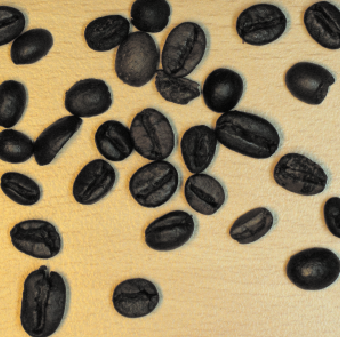
#> input picture tasks/Task-Segmentation/img/coffee.png, 340 x 337 px; the run also reads 1 picture not shown here
$ jupyter execute --allow-errors pronto.ipynb
#> lines starting #> are read from the running program, lines starting #| are printed output that depends on the picture; after the words box and inside, x2 and y2 are one past the last pixel; in counts of white or black regions, pixels touching at a corner belong together
[cell 1]
import numpy as np
import cv2
from skimage.feature import peak_local_max
from skimage.segmentation import watershed
from scipy import ndimage
import matplotlib.pyplot as plt

coffee.png

[cell 2]
image = cv2.imread('img/coffee.png')
#> image is the input picture: shape (337, 340, 3); mean B, G, R 96.1, 130.7, 148.3
gray = cv2.cvtColor(image, cv2.COLOR_BGR2GRAY)

blurred = cv2.GaussianBlur(gray, (5, 5), 0)
_, thresh = cv2.threshold(blurred, 0, 255, cv2.THRESH_BINARY_INV + cv2.THRESH_OTSU)
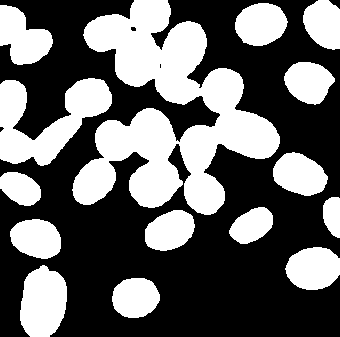
#> thresh: shape (337, 340); 40.2% white; 15 white regions, largest, box (x1, y1, x2, y2) and area: (72, 0, 280, 215) 20762, (0, 78, 112, 166) 4922, (20, 265, 67, 337) 2663

kernel = np.ones((3, 3), np.uint8)
opening = cv2.morphologyEx(thresh, cv2.MORPH_OPEN, kernel, iterations=2)
#> opening: shape (337, 340); 40.1% white; 16 white regions, largest, box (x1, y1, x2, y2) and area: (84, 0, 280, 215) 14258, (73, 108, 182, 208) 6476, (0, 78, 112, 165) 4918

distance_map = ndimage.distance_transform_edt(opening)
coordinates = peak_local_max(distance_map, min_distance=20, labels=opening)
#> coordinates = 28 pairs, first value 20 to 305, second value 20 to 319
mask = np.zeros(distance_map.shape, dtype=bool)
mask[tuple(coordinates.T)] = True
markers, _ = ndimage.label(mask)
labels = watershed(-distance_map, markers, mask=opening)
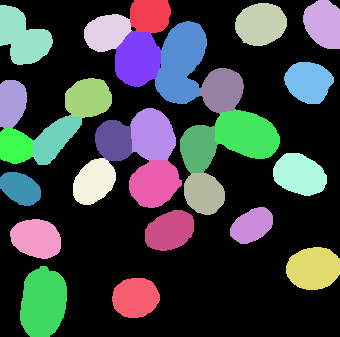
#> labels: shape (337, 340) int32; 29 distinct labels, from 0 to 28; one colour per label, 0 black

plt.figure(figsize=(12, 6))
plt.subplot(1, 2, 1)
plt.imshow(cv2.cvtColor(image, cv2.COLOR_BGR2RGB))
plt.axis('off')

output = image.copy()
for label in np.unique(labels):
    if label == 0:
        continue
    mask = np.zeros(gray.shape, dtype="uint8")
    mask[labels == label] = 255
    contours, _ = cv2.findContours(mask, cv2.RETR_EXTERNAL, cv2.CHAIN_APPROX_SIMPLE)
    cv2.drawContours(output, contours, -1, (0, 255, 0), 2)
#> this loop made 29 passes
#> mask: shape (337, 340); 2.3% white; 1 white region, box (x1, y1, x2, y2) and area: (20, 266, 67, 337) 2660
#> output: shape (337, 340, 3); 11.47% of pixels changed, all inside (x1, y1, x2, y2) = (0, 0, 340, 337)

plt.subplot(1, 2, 2)
plt.imshow(cv2.cvtColor(output, cv2.COLOR_BGR2RGB))
plt.axis('off')
plt.show()

blobs.png

[cell 3]
image = cv2.imread('img/blobs.png', cv2.IMREAD_GRAYSCALE)
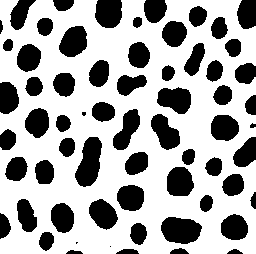
#> input picture tasks/Task-Segmentation/img/blobs.png, 256 x 254 px
#> image: shape (254, 256); 65.8% white; 64 black regions (3 under 20 px), largest, box (x1, y1, x2, y2) and area: (75, 137, 102, 187) 902, (161, 217, 202, 244) 858, (157, 87, 191, 114) 676
original_color = cv2.cvtColor(image, cv2.COLOR_GRAY2BGR)
#> original_color is the input picture: shape (254, 256, 3); 65.8% white; 64 black regions (3 under 20 px), largest, box (x1, y1, x2, y2) and area: (75, 137, 102, 187) 902, (161, 217, 202, 244) 858, (157, 87, 191, 114) 676

blurred = cv2.GaussianBlur(image, (5, 5), 0)
#> blurred: shape (254, 256)
_, binary = cv2.threshold(blurred, 127, 255, cv2.THRESH_BINARY_INV + cv2.THRESH_OTSU)
#> binary: shape (254, 256); 34.2% white; 62 white regions (1 under 20 px), largest, box (x1, y1, x2, y2) and area: (75, 137, 102, 187) 902, (161, 217, 202, 244) 858, (157, 88, 191, 114) 675

kernel = np.ones((3, 3), np.uint8)
cleaned = cv2.morphologyEx(binary, cv2.MORPH_CLOSE, kernel)
#> cleaned: shape (254, 256); 34.2% white; 62 white regions (1 under 20 px)

contours, _ = cv2.findContours(cleaned, cv2.RETR_EXTERNAL, cv2.CHAIN_APPROX_SIMPLE)
#> contours = 62 contours, 3 with area under 20; largest, box (x1, y1, x2, y2) and area: (75, 137, 102, 187) 844, (161, 217, 202, 244) 808, (157, 88, 191, 114) 631, (59, 26, 87, 57) 617, (95, 0, 122, 28) 614

result = original_color.copy()
cv2.drawContours(result, contours, -1, (0, 0, 255), 2)

plt.figure(figsize=(12, 6))
plt.subplot(1, 2, 1)
plt.imshow(image, cmap='gray')
plt.axis('off')

plt.subplot(1, 2, 2)
plt.imshow(cv2.cvtColor(result, cv2.COLOR_BGR2RGB))
plt.axis('off')
plt.show()

rice.tif

[cell 4]
image = cv2.imread('img/rice.tif', cv2.IMREAD_GRAYSCALE)
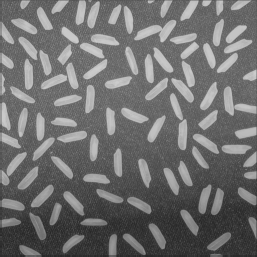
#> input picture tasks/Task-Segmentation/img/rice.tif, 257 x 257 px
#> image is the input picture: shape (257, 257); min 40, max 205, mean 111
original_color = cv2.cvtColor(image, cv2.COLOR_GRAY2BGR)

filtered = cv2.bilateralFilter(image, d=27, sigmaColor=62, sigmaSpace=62)
clahe = cv2.createCLAHE(clipLimit=1.0, tileGridSize=(16, 16))
image_clahe = clahe.apply(filtered)
blur1 = cv2.GaussianBlur(image_clahe, (5, 5), 0.5)
blur2 = cv2.GaussianBlur(image_clahe, (15, 15), 7.5)
dog = blur1 - blur2
_, binary = cv2.threshold(dog, 0, 255, cv2.THRESH_BINARY_INV + cv2.THRESH_OTSU)
#> binary: shape (257, 257); 30.5% white; 562 white regions (446 under 20 px)

min_grain_area = 50
contours, _ = cv2.findContours(binary, cv2.RETR_EXTERNAL, cv2.CHAIN_APPROX_SIMPLE)
#> contours = 562 contours, 457 with area under 20; largest, box (x1, y1, x2, y2) and area: (134, 20, 176, 43) 354, (170, 93, 187, 150) 342, (224, 86, 257, 116) 324, (0, 152, 27, 186) 248, (200, 82, 218, 110) 210
output = original_color.copy()
n_grains = 0

for cnt in contours:
    if cv2.contourArea(cnt) > min_grain_area:
        cv2.drawContours(output, [cnt], -1, (0, 255, 0), 1)
        n_grains += 1
#> this loop made 562 passes
#> cnt on passes 2, 4, 5: [[203, 254]], [[164, 254], [163, 255], [163, 256], [163, 255]], [[134, 254]]
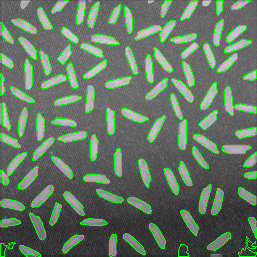
#> output: shape (257, 257, 3); 8.01% of pixels changed, all inside (x1, y1, x2, y2) = (0, 0, 257, 257)
#> after the loop, n_grains = 95

# Exibição
plt.figure(figsize=(12, 6))
plt.subplot(1, 2, 1)
plt.imshow(image, cmap='gray')
plt.axis('off')

plt.subplot(1, 2, 2)
plt.imshow(cv2.cvtColor(output, cv2.COLOR_BGR2RGB))
plt.axis('off')
plt.show()

dowels.tif

[cell 5]
image = cv2.imread('img/dowels.tif')
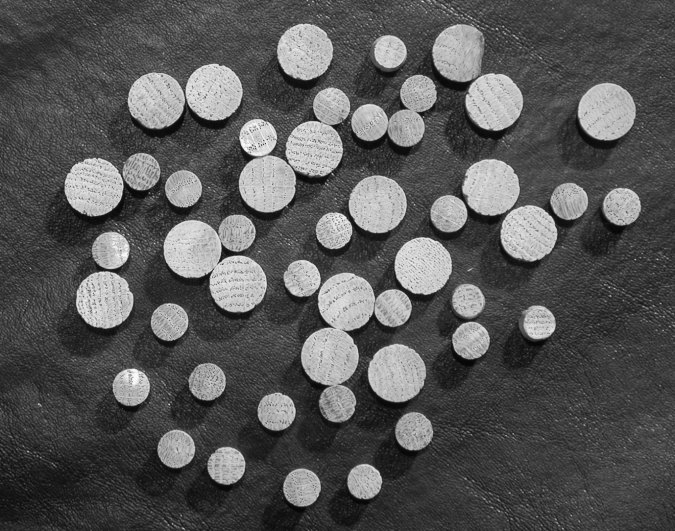
#> input picture tasks/Task-Segmentation/img/dowels.tif, 675 x 531 px
#> image is the input picture: shape (531, 675, 3); min 2, max 255, mean 86.9
gray = cv2.cvtColor(image, cv2.COLOR_BGR2GRAY)
#> gray: shape (531, 675)
blurred = cv2.GaussianBlur(gray, (9, 9), 2)
#> blurred: shape (531, 675)

_, thresh = cv2.threshold(blurred, 0, 255, cv2.THRESH_BINARY + cv2.THRESH_OTSU)
#> thresh: shape (531, 675); 22% white; 33 white regions, largest, box (x1, y1, x2, y2) and area: (283, 259, 411, 421) 8355, (239, 87, 350, 212) 7343, (163, 215, 268, 312) 6323

num_labels, labels_cc = cv2.connectedComponents(thresh)
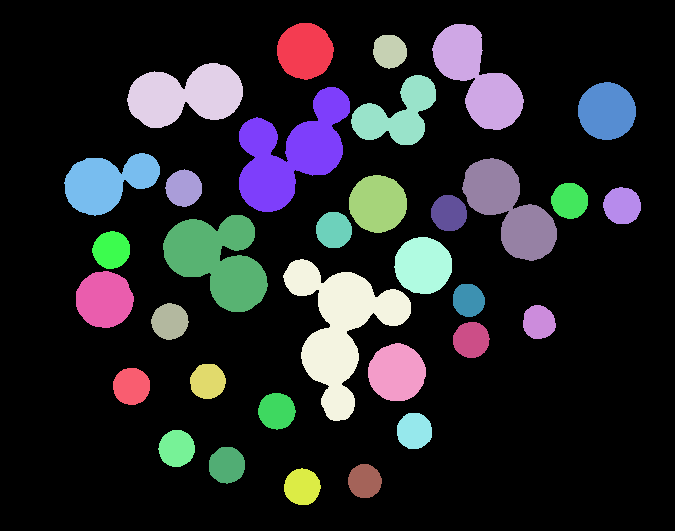
#> labels_cc: shape (531, 675) int32; 34 distinct labels, from 0 to 33; one colour per label, 0 black
#> num_labels = 34
opening = np.zeros_like(thresh)
for label in range(1, num_labels):
    if np.sum(labels_cc == label) > 200:
        opening[labels_cc == label] = 255

distance_map = ndimage.distance_transform_edt(opening)
#> distance_map: shape (531, 675) float64
coordinates = peak_local_max(distance_map, min_distance=30, labels=opening)
#> coordinates = 48 pairs, first value 50 to 486, second value 94 to 621
mask = np.zeros(distance_map.shape, dtype=bool)
mask[tuple(coordinates.T)] = True
markers, _ = ndimage.label(mask)
labels = watershed(-distance_map, markers, mask=opening)
#> labels: shape (531, 675) int32; 49 distinct labels, from 0 to 48

output = image.copy()
for label in np.unique(labels):
    if label == 0:
        continue
    mask = (labels == label).astype("uint8") * 255
    cnts, _ = cv2.findContours(mask, cv2.RETR_EXTERNAL, cv2.CHAIN_APPROX_SIMPLE)
    cv2.drawContours(output, cnts, -1, (0, 255, 0), 2)
#> this loop made 49 passes
#> mask: shape (531, 675); 0.29% white; 1 white region, box (x1, y1, x2, y2) and area: (284, 468, 321, 505) 1057
#> output: shape (531, 675, 3)

plt.figure(figsize=(12, 6))
plt.subplot(1, 2, 1)
plt.imshow(cv2.cvtColor(image, cv2.COLOR_BGR2RGB))
plt.axis('off')

plt.subplot(1, 2, 2)
plt.imshow(cv2.cvtColor(output, cv2.COLOR_BGR2RGB))
plt.axis('off')
plt.show()

beans.png

[cell 6]
image = cv2.imread('img/beans.png')
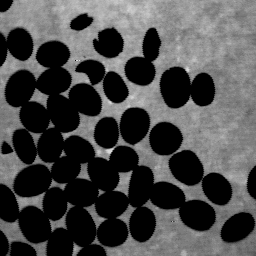
#> input picture tasks/Task-Segmentation/img/beans.png, 256 x 256 px
#> image is the input picture: shape (256, 256, 3); min 0, max 220, mean 73.3
gray = cv2.cvtColor(image, cv2.COLOR_BGR2GRAY)
#> gray: shape (256, 256)
blurred = cv2.GaussianBlur(gray, (5, 5), 0)
#> blurred: shape (256, 256)
_, thresh = cv2.threshold(blurred, 0, 255, cv2.THRESH_BINARY_INV + cv2.THRESH_OTSU)
#> thresh: shape (256, 256); 48.8% white; 11 white regions, largest, box (x1, y1, x2, y2) and area: (0, 41, 216, 256) 21883, (149, 122, 233, 206) 2632, (160, 67, 215, 108) 1705

kernel = np.ones((3, 3), np.uint8)
opening = cv2.morphologyEx(thresh, cv2.MORPH_OPEN, kernel, iterations=2)
#> opening: shape (256, 256); 48.6% white; 12 white regions, largest, box (x1, y1, x2, y2) and area: (0, 41, 216, 256) 21720, (149, 122, 232, 206) 2626, (160, 67, 215, 108) 1705

distance_map = ndimage.distance_transform_edt(opening)
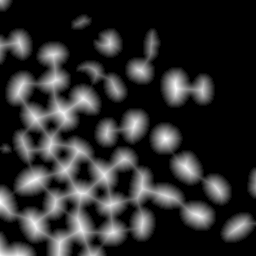
#> distance_map: shape (256, 256) float64; min 0, max 16.28, mean 2.83; drawn with min black and max white
distance_map = cv2.GaussianBlur(distance_map.astype(np.float32), (5, 5), 0.5)
coords = peak_local_max(distance_map, min_distance=7, footprint=np.ones((3, 3)), labels=opening)
#> coords = 50 pairs, first value 7 to 248, second value 7 to 248
mask = np.zeros(distance_map.shape, dtype=bool)
mask[tuple(coords.T)] = True
markers, _ = ndimage.label(mask)
labels = watershed(-distance_map, markers, mask=opening)
#> labels: shape (256, 256) int32; 51 distinct labels, from 0 to 50

output = image.copy()
for label in np.unique(labels):
    if label == 0:
        continue
    mask = (labels == label).astype("uint8") * 255
    contours, _ = cv2.findContours(mask, cv2.RETR_EXTERNAL, cv2.CHAIN_APPROX_SIMPLE)
    if contours and cv2.contourArea(contours[0]) >= 100:
        cv2.drawContours(output, contours, -1, (0, 255, 0), 2)
#> this loop made 51 passes
#> contours on passes 2, 6, 31, 49: 1 contour; box (x1, y1, x2, y2) and area: (0, 0, 13, 12) 104, 1 contour; box (x1, y1, x2, y2) and area: (0, 34, 8, 65) 172, [[[248, 178]]], [[[7, 244], [7, 248]]]
#> pass 3, `mask = (labels == label).astype("uint8") * 255`:
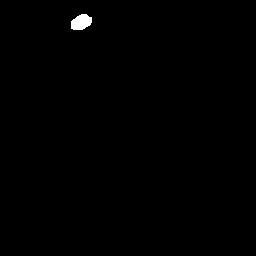
#> mask: shape (256, 256); 0.39% white; 1 white region

plt.figure(figsize=(12, 6))
plt.subplot(1, 2, 1)
plt.imshow(cv2.cvtColor(image, cv2.COLOR_BGR2RGB))
plt.axis('off')

plt.subplot(1, 2, 2)
plt.imshow(cv2.cvtColor(output, cv2.COLOR_BGR2RGB))
plt.axis('off')
plt.show()

chips.png

[cell 7]
from scipy.signal import find_peaks

def process_image(image_path):
#> called with image_path = 'img/chips.png'
    image = cv2.imread(image_path)
    original = image.copy()
    hsv = cv2.cvtColor(image, cv2.COLOR_BGR2HSV)

    gray = cv2.cvtColor(image, cv2.COLOR_BGR2GRAY)
    gray_filtered = cv2.bilateralFilter(gray, 20, 100, 100)
    clahe = cv2.createCLAHE(clipLimit=3.0, tileGridSize=(8, 8))
    gray_clahe = clahe.apply(gray_filtered)

    h_channel = hsv[:, :, 0]
    hist = cv2.calcHist([h_channel], [0], None, [180], [0, 180]).ravel()
#> hist = 180 values, max 15655 at index 20, min 0 at index 142, mean 1125.2
    peaks, _ = find_peaks(hist, height=np.max(hist)*0, distance=10)
#> peaks = [7, 20, 30, 43, 60, 76, 90, 101, 111, 123, 135, 150, 165, 177]

    color_masks = []
    kernel = np.ones((7, 7), np.uint8)

    for peak in peaks:
        lower = np.array([max(0, peak-2), 60, 60])
        upper = np.array([min(179, peak+8), 255, 255])
        mask = cv2.inRange(hsv, lower, upper)
        mask = cv2.morphologyEx(mask, cv2.MORPH_OPEN, kernel, iterations=2)
        mask = cv2.morphologyEx(mask, cv2.MORPH_CLOSE, kernel, iterations=2)
        color_masks.append(mask)
#> this loop made 14 passes
#> (peak, lower, upper) on passes 1 to 12: (7, [5, 60, 60], [15, 255, 255]), (20, [18, 60, 60], [28, 255, 255]), (30, [28, 60, 60], [38, 255, 255]), (43, [41, 60, 60], [51, 255, 255]), (60, [58, 60, 60], [68, 255, 255]), (76, [74, 60, 60], [84, 255, 255]), (90, [88, 60, 60], [98, 255, 255]), (101, [99, 60, 60], [109, 255, 255]), (111, [109, 60, 60], [119, 255, 255]), (123, [121, 60, 60], [131, 255, 255]), (135, [133, 60, 60], [143, 255, 255]), (150, [148, 60, 60], [158, 255, 255])
#> after the loop, color_masks = 14 items

    combined_mask = np.zeros_like(gray)
    for mask in color_masks:
        combined_mask = cv2.bitwise_or(combined_mask, mask)
#> this loop made 14 passes

    sure_bg = cv2.dilate(combined_mask, kernel, iterations=3)
    dist_transform = cv2.distanceTransform(combined_mask, cv2.DIST_L2, 5)
    _, sure_fg = cv2.threshold(dist_transform, 0.3*dist_transform.max(), 255, 0)
    sure_fg = np.uint8(sure_fg)

    unknown = cv2.subtract(sure_bg, sure_fg)
    _, markers = cv2.connectedComponents(sure_fg)
    markers = markers + 1
    markers[unknown == 255] = 0

    markers = cv2.watershed(image, markers)

    final_mask = np.zeros_like(gray, dtype=np.uint8)
    final_mask[markers > 1] = 255

    contours, _ = cv2.findContours(final_mask, cv2.RETR_EXTERNAL, cv2.CHAIN_APPROX_SIMPLE)
#> contours = 18 contours; largest, box (x1, y1, x2, y2) and area: (280, 242, 431, 359) 6154, (128, 235, 199, 320) 3210, (206, 195, 282, 254) 2826, (397, 46, 467, 110) 2722, (307, 96, 368, 158) 2438

    result = original.copy()
    cv2.drawContours(result, contours, -1, (255, 255, 255), 3)

    plt.figure(figsize=(12, 6))

    plt.subplot(1, 2, 1)
    plt.imshow(cv2.cvtColor(original, cv2.COLOR_BGR2RGB))
    plt.title('Original')
    plt.axis('off')

    plt.subplot(1, 2, 2)
    plt.imshow(cv2.cvtColor(result, cv2.COLOR_BGR2RGB))
    plt.title('Resultado Final com Contornos Brancos')
    plt.axis('off')

    plt.tight_layout()
    plt.show()

process_image('img/chips.png')
